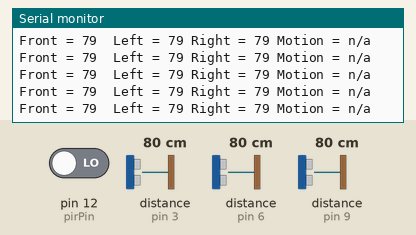
Bench run of a sketch on a simulated Arduino Uno, built with avr-gcc and run on an emulated ATmega328P. Shown: the last lines printed to the serial monitor. Wiring (inferred from the names in the program): 3 × ultrasonic range finder: trigger pin 2, echo pin 3 / trigger pin 5, echo pin 6 / trigger pin 10, echo pin 9. Inputs (shaded band) come from the test bench; at power-on: distance to the obstacle (sensors on pin 3, pin 6, pin 9) 80 cm, pin 12 (pirPin) LOW. The echo pulse lasts 58.3 µs per cm.

Above: at 12.2 s.
12.3 s: distance to the obstacle (sensor on pin 3) set to 2 cm
16.7 s: distance to the obstacle (sensor on pin 6) set to 9 cm
At 17.6 s:
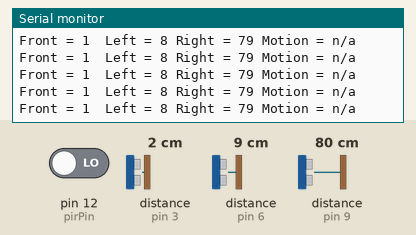
21.1 s: distance to the obstacle (sensor on pin 9) set to 18 cm
At 22.1 s:
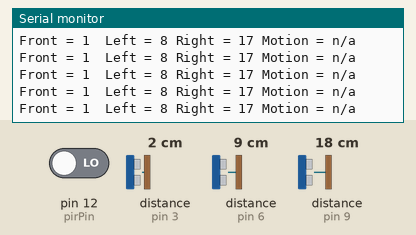
25.5 s: distance to the obstacle (sensor on pin 3) set to 4 cm
At 26.0 s:
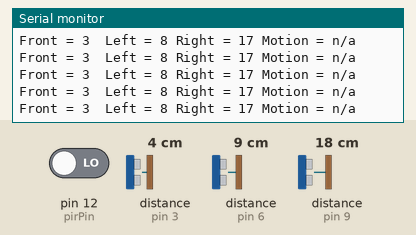
29.9 s: pin 12 (pirPin) driven HIGH
32.7 s: distance to the obstacle (sensor on pin 6) set to 2 cm
At 33.4 s:
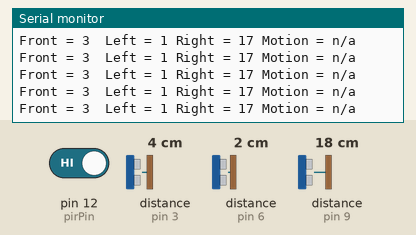
Timing chart, 0 to 35.7 s (numbered marks = the images above; inputs shaded):
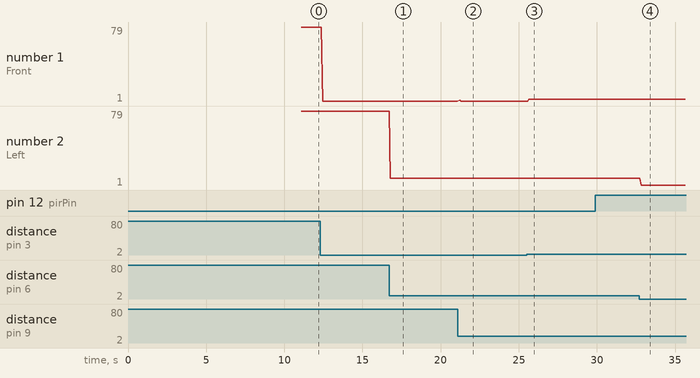

Measured:
- after the input at 16.7 s, the serial monitor: prints a new line after 0.08 s (image 1)
- after the input at 21.1 s, the serial monitor: prints a new line after 0.05 s (image 2)
- after the input at 25.5 s, the serial monitor: prints a new line after 0.14 s (image 3)
- after the input at 32.7 s, the serial monitor: prints a new line after 0.13 s (image 4)
- plotted number 1: 79 → 1 after the input at 12.3 s, 1 → 3 after the input at 25.5 s
- plotted number 2: 79 → 8 after the input at 16.7 s, 8 → 1 after the input at 32.7 s

The sketch:

robo_move_sketch.ino
```cpp
/*
 * Alarm Clock
 * Jason Bishop
 * 3042012
 *
 * v1.0
 *
 * Explain here
 *
 */

//includes
// motor ctrl
#include <Time.h>

// constants
const int moveTime = 10000;
const int dangerZone = 10;
const int safeZone = 20;

const int pirPin = 12;    //the digital pin connected to the PIR sensor's output
unsigned long int pause = 2000;

const int echoPinFront = 3;
const int trigPinFront = 2;
const int echoPinLeft = 6;
const int trigPinLeft = 5;
const int echoPinRight = 9;
const int trigPinRight = 10;

const int maxRange = 200;  // max distance needed
const int minRange = 0;  // min distance needed


// variables
bool alarmOn = false;
bool moveNow = false;

bool lockLow = true;
bool takeLowTime;
unsigned long int beginTime, lowIn;

long duration, distance; // used to calculate distance

int sensorReadings[4] = {0, 0, 0, 0};
int previousReadings[3] = {0, 0, 0};


void setup() {
  //pin setup
  pinMode(pirPin, INPUT);
  digitalWrite(pirPin, LOW);

  pinMode(echoPinFront, INPUT);
  pinMode(trigPinFront, OUTPUT);
  pinMode(echoPinLeft, INPUT);
  pinMode(trigPinLeft, OUTPUT);
  pinMode(echoPinRight, INPUT);
  pinMode(trigPinRight, OUTPUT);

  Serial.begin(9600);
  Serial.println("On and waiting...");
  delay(10000);
  Serial.println("Alarm in one second...");
  delay(1000);
  Serial.println("ALARM!");
  alarmOn = true;
  moveNow = true;
  beginTime = millis();
}

void loop() {

  // check move timing
  if (moveNow && millis() - beginTime >= moveTime) {
    moveNow = false;
    for (int i = 0; i < 3; i++) {
      previousReadings[i] = sensorReadings[i];
    }
  }

  if (alarmOn) {

    if (moveNow) {

      readSensors(false);

      // if front detect
      if (sensorReadings[0] <= dangerZone) {
        // stop
        // check both
        if (sensorReadings[1] <= safeZone && sensorReadings[2] <= safeZone) {
          // turn around 180
        }
        else if (sensorReadings[1] <= safeZone) {
          // turn right 90
        }
        else {
          // turn left 90
        }
      }

      // if left detect
      else if (sensorReadings[1] <= dangerZone) {
        // turn right 5?
      }

      // if right detect
      else if (sensorReadings[2] <= dangerZone) {
        // turn left 5?
      }

      // move forward
      else {
        // move forward
      }
    }
    else {

      readSensors(true);

      // stop
      if (sensorReadings[3] == 1) {
        moveNow = true;
        beginTime = millis();
        // move forward
      }
      else if (previousReadings[0] - sensorReadings[0] > 5 ||
        previousReadings[0] - sensorReadings[0] < -5) {
        moveNow = true;
        beginTime = millis();
        // turn around 180
        // move forward
      }
      else if (previousReadings[1] - sensorReadings[1] > 5 ||
        previousReadings[1] - sensorReadings[1] < -5) {
        moveNow = true;
        beginTime = millis();
        // turn right 90
        // move forward
      }
      else if (previousReadings[2] - sensorReadings[2] > 5 ||
        previousReadings[2] - sensorReadings[2] < -5) {
        moveNow = true;
        beginTime = millis();
        // turn left 90
        // move forward
      }
      else {
        for (int i = 0; i < 3; i++) {
          previousReadings[i] = sensorReadings[i];
        }
      }
    }
    // if time fin
      // stop
      // start stop timer

    // if stop time fin
      // move forward

    // if stopped && movement
      // turn away
      // restart timer
      // move forward
  }

}

void readSensors(bool all) {
  // read front
  digitalWrite(trigPinFront, LOW);
  delayMicroseconds(2);

  digitalWrite(trigPinFront, HIGH);
  delayMicroseconds(10);

  digitalWrite(trigPinFront, LOW);
  duration = pulseIn(echoPinFront, HIGH);

  // Calculate the distance (in cm) based on the speed of sound.
  distance = duration / 58.2;

  if (distance >= maxRange || distance <= minRange) {
    sensorReadings[0] = -1;
  }
  else {
    sensorReadings[0] = distance;
  }

  delay(25);

  // read left
  digitalWrite(trigPinLeft, LOW);
  delayMicroseconds(2);

  digitalWrite(trigPinLeft, HIGH);
  delayMicroseconds(10);

  digitalWrite(trigPinLeft, LOW);
  duration = pulseIn(echoPinLeft, HIGH);

  // Calculate the distance (in cm) based on the speed of sound.
  distance = duration / 58.2;

  if (distance >= maxRange || distance <= minRange) {
    sensorReadings[1] = -1;
  }
  else {
    sensorReadings[1] = distance;
  }

  delay(25);

  // read right
  digitalWrite(trigPinRight, LOW);
  delayMicroseconds(2);

  digitalWrite(trigPinRight, HIGH);
  delayMicroseconds(10);

  digitalWrite(trigPinRight, LOW);
  duration = pulseIn(echoPinRight, HIGH);

  //Calculate the distance (in cm) based on the speed of sound.
  distance = duration / 58.2;

  if (distance >= maxRange || distance <= minRange) {
    sensorReadings[2] = -1;
  }
  else {
    sensorReadings[2] = distance;
  }

  delay(25);
  sensorReadings[3] = -1;

  // read motion detector
  if (all) {
    if (digitalRead(pirPin) == HIGH) {
      if (lockLow) {
        lockLow = false;
        sensorReadings[3] = 1;
      }
      takeLowTime = true;
    }
    else {
      sensorReadings[3] = 0;

      if (takeLowTime) {
        lowIn = millis();
        takeLowTime = false;
      }

      if (!lockLow && millis() - lowIn > pause) {
        lockLow = true;
      }
    }
  }

  Serial.print("Front = ");
  Serial.print(sensorReadings[0]);
  Serial.print("  Left = ");
  Serial.print(sensorReadings[1]);
  Serial.print(" Right = ");
  Serial.print(sensorReadings[2]);
  Serial.print(" Motion = ");
  if (sensorReadings[3] == 1) {
    Serial.println("true");
  }
  else if (sensorReadings[3] == 0) {
    Serial.println("false");
  }
  else {
    Serial.println("n/a");
  }

} // end of function readSensors()

void moveRobot(char dir, int amt) {
  switch (dir) {
    case 'w':
      // move forward
      break;
  }
}
```
